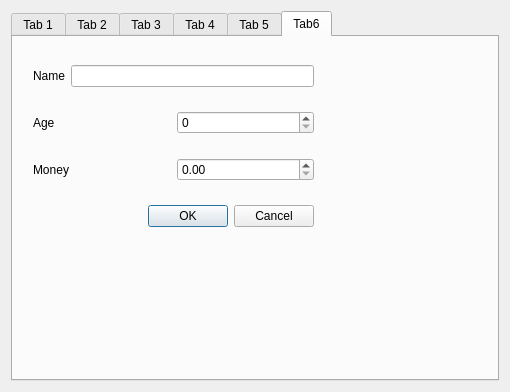
<?xml version="1.0" encoding="UTF-8"?>
<ui version="4.0">
 <class>Dialog</class>
 <widget class="QDialog" name="Dialog">
  <property name="geometry">
   <rect>
    <x>0</x>
    <y>0</y>
    <width>510</width>
    <height>392</height>
   </rect>
  </property>
  <property name="windowTitle">
   <string>Dialog</string>
  </property>
  <layout class="QGridLayout" name="gridLayout">
   <item row="0" column="0">
    <widget class="QTabWidget" name="tabWidget">
     <property name="currentIndex">
      <number>5</number>
     </property>
     <widget class="QWidget" name="Combobox">
      <attribute name="title">
       <string>Tab 1</string>
      </attribute>
      <widget class="QGroupBox" name="grpComboboxBasics">
       <property name="geometry">
        <rect>
         <x>40</x>
         <y>50</y>
         <width>241</width>
         <height>123</height>
        </rect>
       </property>
       <property name="title">
        <string>Combobox Basics</string>
       </property>
       <layout class="QVBoxLayout" name="verticalLayout">
        <item>
         <layout class="QHBoxLayout" name="horizontalLayout">
          <item>
           <widget class="QLabel" name="lblCmbBasics1">
            <property name="text">
             <string>Select Item</string>
            </property>
           </widget>
          </item>
          <item>
           <widget class="QComboBox" name="comboBox">
            <property name="editable">
             <bool>true</bool>
            </property>
            <item>
             <property name="text">
              <string/>
             </property>
            </item>
            <item>
             <property name="text">
              <string>Mustafa</string>
             </property>
            </item>
            <item>
             <property name="text">
              <string>Selçuk</string>
             </property>
            </item>
            <item>
             <property name="text">
              <string>Çağlar</string>
             </property>
            </item>
            <item>
             <property name="text">
              <string>Qt</string>
             </property>
            </item>
            <item>
             <property name="text">
              <string>C++</string>
             </property>
            </item>
            <item>
             <property name="text">
              <string>Automata</string>
             </property>
            </item>
           </widget>
          </item>
         </layout>
        </item>
        <item>
         <widget class="QLabel" name="lblCmbBasics2">
          <property name="text">
           <string>Selected Item</string>
          </property>
         </widget>
        </item>
        <item>
         <layout class="QHBoxLayout" name="horizontalLayout_2">
          <item>
           <spacer name="hSpacerCmbBasics">
            <property name="orientation">
             <enum>Qt::Horizontal</enum>
            </property>
            <property name="sizeHint" stdset="0">
             <size>
              <width>40</width>
              <height>20</height>
             </size>
            </property>
           </spacer>
          </item>
          <item>
           <widget class="QPushButton" name="btnCmbBasics">
            <property name="text">
             <string>PushButton</string>
            </property>
           </widget>
          </item>
         </layout>
        </item>
       </layout>
      </widget>
     </widget>
     <widget class="QWidget" name="ListWidget">
      <attribute name="title">
       <string>Tab 2</string>
      </attribute>
      <widget class="QGroupBox" name="grpListWidget">
       <property name="geometry">
        <rect>
         <x>0</x>
         <y>0</y>
         <width>280</width>
         <height>299</height>
        </rect>
       </property>
       <property name="title">
        <string>List Widget Basics</string>
       </property>
       <layout class="QVBoxLayout" name="verticalLayout_2">
        <item>
         <layout class="QHBoxLayout" name="horizontalLayout_3">
          <item>
           <widget class="QComboBox" name="cmbListWidget">
            <property name="editable">
             <bool>true</bool>
            </property>
           </widget>
          </item>
          <item>
           <widget class="QPushButton" name="btnListWidgetAdd">
            <property name="text">
             <string>Add</string>
            </property>
           </widget>
          </item>
         </layout>
        </item>
        <item>
         <widget class="QListWidget" name="listWidget1">
          <property name="selectionMode">
           <enum>QAbstractItemView::ExtendedSelection</enum>
          </property>
         </widget>
        </item>
        <item>
         <widget class="QDialogButtonBox" name="btnBoxListWidget">
          <property name="standardButtons">
           <set>QDialogButtonBox::Cancel|QDialogButtonBox::Ok</set>
          </property>
         </widget>
        </item>
        <item>
         <layout class="QHBoxLayout" name="horizontalLayout_4"/>
        </item>
       </layout>
      </widget>
     </widget>
     <widget class="QWidget" name="FontComboBox">
      <attribute name="title">
       <string>Tab 3</string>
      </attribute>
      <widget class="QGroupBox" name="groupBox">
       <property name="geometry">
        <rect>
         <x>10</x>
         <y>10</y>
         <width>371</width>
         <height>171</height>
        </rect>
       </property>
       <property name="title">
        <string>GroupBox</string>
       </property>
       <layout class="QVBoxLayout" name="verticalLayout_3">
        <item>
         <layout class="QGridLayout" name="gridLayout_2">
          <item row="0" column="0">
           <widget class="QLabel" name="label">
            <property name="text">
             <string>Name</string>
            </property>
           </widget>
          </item>
          <item row="0" column="1">
           <widget class="QLineEdit" name="lineEdit">
            <property name="font">
             <font>
              <pointsize>18</pointsize>
             </font>
            </property>
            <property name="text">
             <string>Mustafa Selçuk Çağlar</string>
            </property>
           </widget>
          </item>
          <item row="1" column="0">
           <widget class="QLabel" name="label_2">
            <property name="text">
             <string>Font</string>
            </property>
           </widget>
          </item>
          <item row="1" column="1">
           <widget class="QFontComboBox" name="fontComboBox"/>
          </item>
         </layout>
        </item>
        <item>
         <widget class="QDialogButtonBox" name="buttonBox">
          <property name="standardButtons">
           <set>QDialogButtonBox::Cancel|QDialogButtonBox::Ok</set>
          </property>
         </widget>
        </item>
       </layout>
      </widget>
     </widget>
     <widget class="QWidget" name="LineEdit">
      <attribute name="title">
       <string>Tab 4</string>
      </attribute>
      <layout class="QVBoxLayout" name="verticalLayout_6">
       <item>
        <layout class="QVBoxLayout" name="vLayLineEdit">
         <item>
          <widget class="QLabel" name="lblLineEditDefault">
           <property name="text">
            <string>Default</string>
           </property>
          </widget>
         </item>
         <item>
          <widget class="QLineEdit" name="lineEditDefault"/>
         </item>
         <item>
          <widget class="QLabel" name="lblLineEditTest">
           <property name="text">
            <string>Test</string>
           </property>
          </widget>
         </item>
         <item>
          <widget class="QLineEdit" name="lineEditTest"/>
         </item>
        </layout>
       </item>
       <item>
        <widget class="QGroupBox" name="grpLineEditOptions">
         <property name="title">
          <string>Options</string>
         </property>
         <layout class="QVBoxLayout" name="verticalLayout_5">
          <item>
           <widget class="QComboBox" name="cmbEchoLineEdit"/>
          </item>
          <item>
           <widget class="QCheckBox" name="cbLineEditEnabled">
            <property name="text">
             <string>Enabled</string>
            </property>
           </widget>
          </item>
          <item>
           <widget class="QCheckBox" name="cbLineEditReadOnly">
            <property name="text">
             <string>ReadOnly</string>
            </property>
           </widget>
          </item>
          <item>
           <widget class="QCheckBox" name="cbLineEditClearButton">
            <property name="text">
             <string>ClearButton</string>
            </property>
           </widget>
          </item>
         </layout>
        </widget>
       </item>
       <item>
        <widget class="QDialogButtonBox" name="btnLineEdit">
         <property name="standardButtons">
          <set>QDialogButtonBox::Ok</set>
         </property>
        </widget>
       </item>
      </layout>
     </widget>
     <widget class="QWidget" name="PlainTextEdit">
      <attribute name="title">
       <string>Tab 5</string>
      </attribute>
      <layout class="QVBoxLayout" name="verticalLayout_4">
       <item>
        <widget class="QPlainTextEdit" name="plainTextEdit"/>
       </item>
       <item>
        <widget class="QDialogButtonBox" name="buttonBox_2">
         <property name="standardButtons">
          <set>QDialogButtonBox::Open|QDialogButtonBox::Save</set>
         </property>
        </widget>
       </item>
      </layout>
     </widget>
     <widget class="QWidget" name="SpinBox">
      <attribute name="title">
       <string>Tab6</string>
      </attribute>
      <widget class="QWidget" name="layoutWidget">
       <property name="geometry">
        <rect>
         <x>20</x>
         <y>10</y>
         <width>281</width>
         <height>201</height>
        </rect>
       </property>
       <layout class="QVBoxLayout" name="verticalLayout_7">
        <item>
         <layout class="QHBoxLayout" name="hlaySpingBoxName">
          <item>
           <widget class="QLabel" name="lblSpingBoxName">
            <property name="text">
             <string>Name</string>
            </property>
           </widget>
          </item>
          <item>
           <widget class="QLineEdit" name="leSpingBoxName"/>
          </item>
         </layout>
        </item>
        <item>
         <layout class="QHBoxLayout" name="hlaySpingBoxAge">
          <item>
           <widget class="QLabel" name="lblSpingBoxAge">
            <property name="text">
             <string>Age</string>
            </property>
           </widget>
          </item>
          <item>
           <widget class="QSpinBox" name="spinBoxAge"/>
          </item>
         </layout>
        </item>
        <item>
         <layout class="QHBoxLayout" name="hlaySpingBoxMoney">
          <item>
           <widget class="QLabel" name="lblSpingBoxMoney">
            <property name="text">
             <string>Money</string>
            </property>
           </widget>
          </item>
          <item>
           <widget class="QDoubleSpinBox" name="doubleSpinBoxMoney"/>
          </item>
         </layout>
        </item>
        <item>
         <widget class="QDialogButtonBox" name="SpinBoxButtonBox">
          <property name="standardButtons">
           <set>QDialogButtonBox::Cancel|QDialogButtonBox::Ok</set>
          </property>
         </widget>
        </item>
       </layout>
      </widget>
     </widget>
    </widget>
   </item>
  </layout>
 </widget>
 <resources/>
 <connections/>
</ui>
